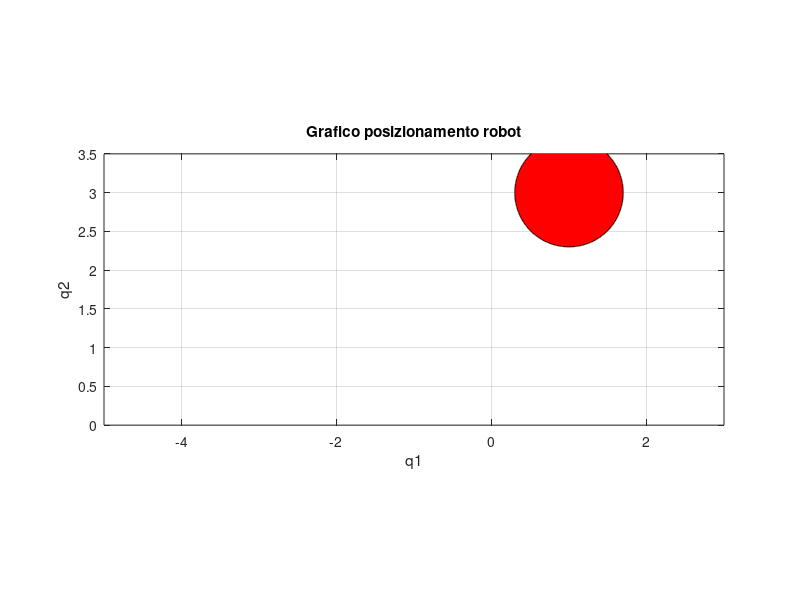

Recreate this plot in MATLAB. (Note: this script raises an error after producing the figure.)
% TESI MANIPOLATORE PLANARE A DUE BRACCI

close all
clear
clc

% Parametri robot: params = (m1 a1 l1 I1 m2 a2 l2 I2)
params = [1, 1, 0.5, 1, 1, 1, 0.5, 1];

% Punto di partenza:
qA = [0;0]; 

% Condizioni inziali robot simulato:
q = [qA(1); qA(2)];                        
dq  = [0; 0];
ddq = [0; 0];

% Condizioni inziali robot fisico:
q_f = [qA(1); qA(2)];
dq_f  = [0; 0];
ddq_f = [0; 0];

q_o = [qA(1); qA(2)]; 
% Frequenza del controllo:
dt = 0.01;                                 %controllo a 100 Hz

% Guadagni regolatore:
kp = 20;                                   %guadagno regolatore parte proporzionale
kd = 2*sqrt(kp);                           %guadagno regolatore parte derivativa

% Variabili utili per il codice:
nmax = 1500;                               %numero max cicli
npos = 9;                                 %numero posizionamenti
c = zeros;                                 %output boundary

% Plot ostacolo (cerchio):
r = 0.7;                                   %raggio
c_o = [1 3];                               %centro
n_o = 1000;                                %precisione disegno
t = linspace(0,2*pi,n_o);
x_o = c_o(1) + r*sin(t);
y_o = c_o(2) + r*cos(t);
line(x_o,y_o)                              
fill(x_o,y_o,'r')
hold on
axis([-5 3 0 3.5])
axis equal
grid on
title('Grafico posizionamento robot')
xlabel('q1')
ylabel('q2')

% Lista punti che si vogliono raggiungere:
punti = [-2 1;-3 3;-1 3.5;-2 4;-1 2.5;0 3.75;2 3;0 2;-0.5 2.5];

% Ciclo:
for pos = 1:npos
    % variabile di passaggio ostacolo
    z = 0;                                     
    % Inizializzo punto partenda entrambi robot
    qA = q_o;
    q_f = qA;
    q = q_o
    % Inizializzo punto arrivo entrambi robot
    qB = punti(pos,:)';

    % Robot simulato:
    e = qB - qA;                                        
    de = -dq;
    run_loop = 1;                                       %condizione cicli
    i = 0;                                              %indice cicli

    while run_loop && i < nmax
        i = i+1;

        % Dinamica diretta:
        tau = kp.*e + kd.*de;                                            %ingresso di controllo
        [B, C, g] = get_dynamics(q,dq,params);                           %vettore contenente [B,C,g]
        n = C*dq + g;
        torque_control = computed_torque_control(dq,tau,B, C, g);        %vettore coppia di controllo

        % Step di integrazione:
        ddq = pinv(B)*(torque_control-n);
        dq  = dq + ddq*dt;
        q   = q + dq*dt;
    
        % Aggiornamento errore:
        e = qB - q;
        de = -dq;

        % Condizione sulla presenza dell'ostacolo:
        dist = sqrt((q(1) - c_o(1))^2 + (q(2) - c_o(2))^2);
        if dist > r && z ==0
            q_o = q;
        else
            z = 1;
        end
        
        % Condizioni fine ciclo:
        if norm(e) < 0.01 && norm(de) < 0.001
            run_loop = 0;
        end
    end

    % Plot posizionamento robot simulato:
    hold on
    scatter(q(1),q(2),100,'.')
    pause(1)

    % Memorizzo posizionamenti:
    Mm(pos,1:2) = q_o;
    x = Mm(:,1);
    y = Mm(:,2);

    if pos>= 3

        % Creazione poligonale:
        c = boundary(x,y,0.1);

        % Definizione parametri barriere:
        cl = length(c);
        for nn1 = 1:cl-1
            
            % Pedici punto 1 e 2:
            p1 = c(nn1);                                                        
            p2 = c(nn1+1);                                                   
            
            % Costruzione matrice h:
            h(nn1,1) = (y(p2) - y(p1))/(x(p2) - x(p1));                         %coeff angolare 1
            h(nn1,2) = -1;                                                      %coeff angolare 2
            h(nn1,3) = y(p1) - (y(p2) - y(p1))/(x(p2) - x(p1))*x(p1);           %intercetta asse y

        end

        % Robot fisico:
        e = qB - q_f;                                        
        de = -dq_f;
        run_loop = 1;                                       %condizione cicli
        i = 0;                                              %indice cicli

        while run_loop && i < nmax
            i = i+1;

            % Dinamica diretta
            tau = kp.*e + kd.*de;                                            %ingresso di controllo
            [B, C, g] = get_dynamics(q_f,dq_f,params);                           %vettore contenente [B,C,g]
            n = C*dq_f + g;
            torque_control = computed_torque_control(dq_f,tau,B, C, g);        %vettore coppia di controllo
                
            % Control Barrier Function
            invB = pinv(B);
            H = 2*eye(2);
            f = - 2 * computed_torque_control(dq_f,tau,B, C, g)';
            A = zeros(cl-1,2);
            b = zeros(cl-1,1);
            
            alpha1 = 1;      %prova con 0.1, 1, 10
            alpha2 = 1;
            gamma1 = alpha2;
        
            for ii = 1:cl-1
                mi = h(ii,1:2);
                bi = h(ii,3);
                A(ii,1:2) = - mi*invB;
                b(ii) = gamma1*(mi*dq_f) + alpha2*(mi*dq_f + alpha1*(mi*q_f + bi)) - mi*invB*n;
                if x(c(ii+1)) > x(c(ii))
                    A(ii,1:2) = - A(ii,1:2);
                    b(ii) = - b(ii);
                end
            end

            u = quadprog(H, f, A, b, ...
                [], [], [], [], [], optimoptions('quadprog','Display','off'));

            % Step di integrazione:
            ddq_f = pinv(B)*(u-n);
            dq_f  = dq_f + ddq_f*dt;
            q_f   = q_f + dq_f*dt;
    
            % Aggiornamento errore:
            e = qB - q_f;
            de = -dq_f;
        
            % Condizioni fine ciclo:
            if norm(e) < 0.01 && norm(de) < 0.001
                run_loop = 0;
            end
       end
         hold on
         plot(x(c),y(c))
         pause(1)
         scatter(q_f(1),q_f(2),'*')
         pause(1)
         hold off

    end
end

